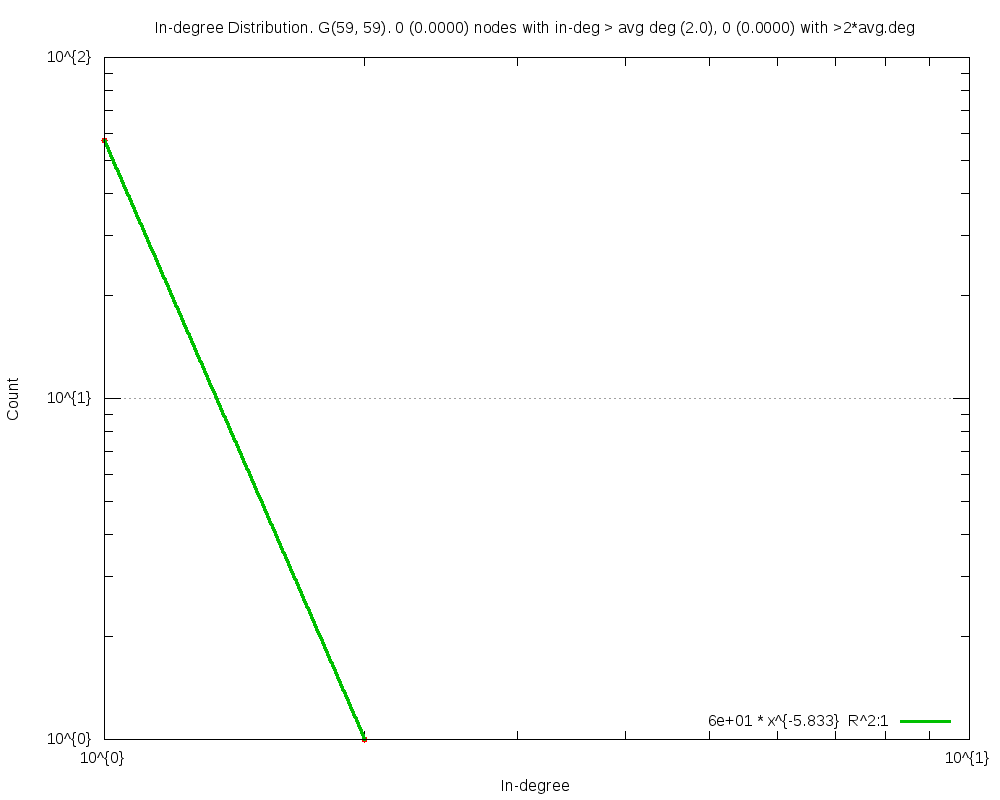

Recreate this plot in gnuplot.
#
# In-degree Distribution. G(59, 59). 0 (0.0000) nodes with in-deg > avg deg (2.0), 0 (0.0000) with >2*avg.deg (Sun Apr 27 20:56:20 2014)
#

set title "In-degree Distribution. G(59, 59). 0 (0.0000) nodes with in-deg > avg deg (2.0), 0 (0.0000) with >2*avg.deg"
set key bottom right
set logscale xy 10
set format x "10^{%L}"
set mxtics 10
set format y "10^{%L}"
set mytics 10
set grid
set xlabel "In-degree"
set ylabel "Count"
set tics scale 2
set yrange[1.000000:]
set terminal png size 1000,800
set output 'inDeg.TwitterTCL1.25.png'
plot 	"inDeg.TwitterTCL1.25.tab" using 1:2 title "" with linespoints pt 6,\
	f1(x)=57.000000*x**-5.832890, f1(x) title "6e+01 * x^{-5.833}  R^2:1" with lines linewidth 3
